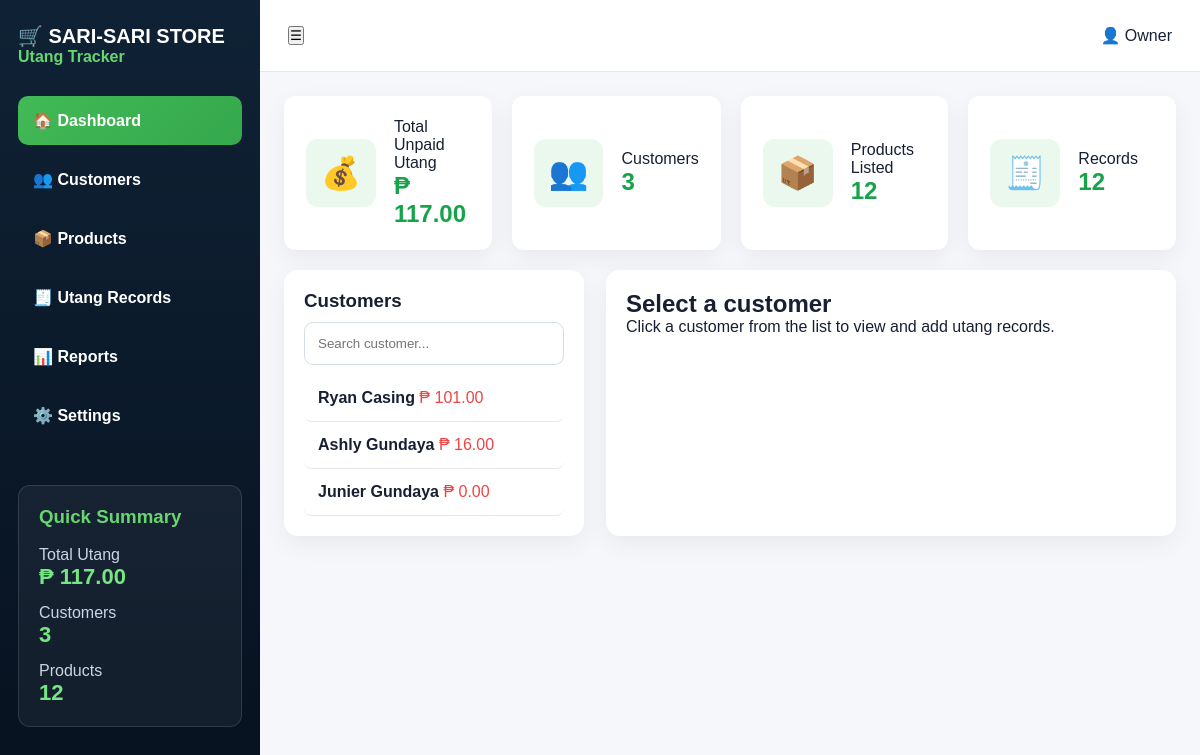
Before: / with the older database file.
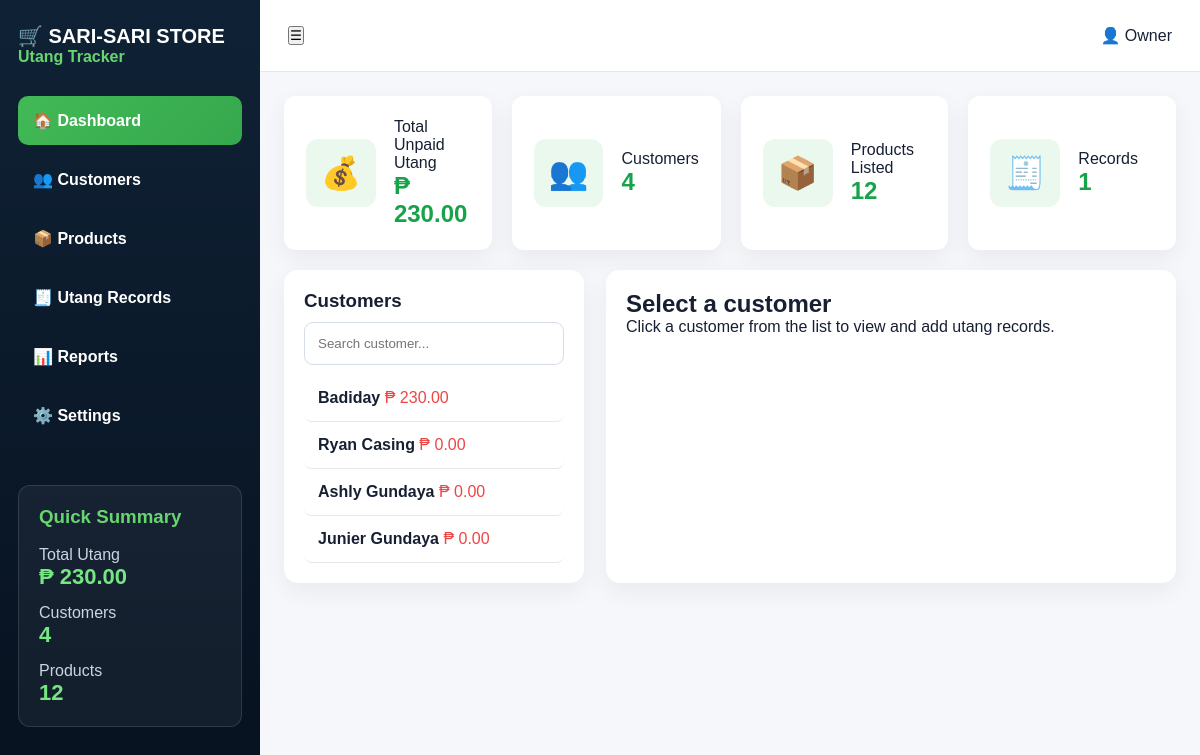
After: the same page with the newer database file.
### tables this page shows
CREATE TABLE customers (
        id INTEGER PRIMARY KEY AUTOINCREMENT,
        name TEXT NOT NULL
    );

### app.py (the view)
@app.route("/")
def dashboard():
    return render_template("index.html", **get_common_data("dashboard"))

### app.py (called while the page is built)
def get_db():
    return sqlite3.connect("database.db")

def get_customers(cursor):
    cursor.execute("""
        SELECT customers.id, customers.name,
        COALESCE(SUM(
            CASE WHEN utang.status='UNPAID' THEN utang.total ELSE 0 END
        ), 0)
        FROM customers
        LEFT JOIN utang ON customers.id = utang.customer_id
        GROUP BY customers.id, customers.name
        ORDER BY customers.id DESC
    """)
    return cursor.fetchall()

### templates/index.html (shortened to what the changed rows need)
<!DOCTYPE html>
<html lang="en">
<head>
  <link rel="stylesheet" href="{{ url_for('static', filename='style.css') }}">
</head>
<body>
<div class="app">
  <aside class="sidebar">
    <h2>🛒 SARI-SARI STORE</h2>
    <div class="summary">
      <h3>Quick Summary</h3>
      <p>Total Utang</p>
      <strong>₱ {{ "%.2f"|format(total_utang) }}</strong>
      <p>Customers</p>
      <strong>{{ customers|length }}</strong>
      <p>Products</p>
      <strong>{{ products|length }}</strong>
    </div>
  </aside>
  <main class="main">
    <section class="cards">
      <div class="stat">
        <div>
          <p>Total Unpaid Utang</p>
          <h2>₱ {{ "%.2f"|format(total_utang) }}</h2>
        </div>
      </div>
      <div class="stat">
        <div>
          <p>Customers</p>
          <h2>{{ customers|length }}</h2>
        </div>
      </div>
      <div class="stat">
        <div>
          <h2>{{ products|length }}</h2>
        </div>
      </div>
      <div class="stat">
        <div>
          <p>Records</p>
          <h2>{{ all_records|length }}</h2>
        </div>
      </div>
    </section>
    {% if page == "dashboard" %}
    <section class="content-grid">
      <div class="customer-panel">
        {% if customers %}
          {% for customer in customers %}
            <a href="/customer/{{ customer[0] }}"
               class="customer customer-item {% if selected_customer and selected_customer[0] == customer[0] %}active-customer{% endif %}">
              <strong>{{ customer[1] }}</strong>
              <span>₱ {{ "%.2f"|format(customer[2]) }}</span>
            </a>
          {% endfor %}
        {% else %}
          <p class="empty">No customers yet.</p>
        {% endif %}
      </div>
      <div class="details">
        {% if selected_customer %}
          <div class="details-head">
            <div>
              <h2>{{ selected_customer[1] }}</h2>
              <p>Total Unpaid Utang: <b>₱ {{ "%.2f"|format(selected_total) }}</b></p>
            </div>
            <div class="actions">
              <a href="/print/{{ selected_customer[0] }}" class="blue-btn">🖨 Print</a>
            </div>
          </div>
          <table>
            <thead>
              <tr>
                <th>Date</th>
                <th>Item</th>
                <th>Qty</th>
                <th>Price</th>
                <th>Total</th>
                <th>Status</th>
                <th>Action</th>
              </tr>
            </thead>
            <tbody>
              {% if utang_list %}
                {% for u in utang_list %}
                  <tr>
                    <td>{{ u[7] if u[7] else "-" }}</td>
                    <td>{{ u[2] }}</td>
                    <td>{{ u[3] }}</td>
                    <td>₱{{ "%.2f"|format(u[4]) }}</td>
                    <td>₱{{ "%.2f"|format(u[5]) }}</td>
                    <td>
                      <span class="badge {% if u[6] == 'PAID' %}paid{% else %}unpaid{% endif %}">
                        {{ u[6] }}
                      </span>
                    </td>
                    <td>
                      {% if u[6] == 'UNPAID' %}
                        <a href="/mark-paid/{{ u[0] }}/{{ selected_customer[0] }}"
                           onclick="return confirm('Mark this item as paid?')">✅</a>
                      {% else %}
                        <span class="paid-text">Paid</span>
                      {% endif %}
                      <a href="/edit-utang/{{ u[0] }}/{{ selected_customer[0] }}">✏️</a>
                      <a href="/delete-utang/{{ u[0] }}/{{ selected_customer[0] }}"
                         onclick="return confirm('Delete this utang record?')">🗑️</a>
                    </td>
                  </tr>
                {% endfor %}
              {% else %}
                <tr>
                  <td colspan="7">No utang records yet.</td>
                </tr>
              {% endif %}
            </tbody>
          </table>
          <div class="total-row">
            TOTAL UNPAID UTANG: <strong>₱ {{ "%.2f"|format(selected_total) }}</strong>
          </div>
          <div class="form-card">
            <h3>Add New Utang</h3>
            <form action="/add-utang" method="POST">
              <input type="hidden" name="customer_id" value="{{ selected_customer[0] }}">
              <div class="form-grid">
                <select name="item_name" id="itemSelect" required>
                  <option value="">Select item...</option>
                  {% for product in products %}
                    <option value="{{ product[1] }}" data-price="{{ product[2] }}">
                      {{ product[1] }}
                    </option>
                  {% endfor %}
                </select>
                <input type="number" name="quantity" id="quantityInput" value="1" min="1" required>
                <input type="text" name="price" id="priceInput" placeholder="Price" readonly required>
                <input type="text" name="total" id="totalInput" placeholder="Total" readonly required>
                <button class="green-btn" type="submit">Save Utang</button>
              </div>
            </form>
            <small>* Total is computed automatically</small>
          </div>
        {% else %}
          <div class="empty-state">
            <h2>Select a customer</h2>
          </div>
        {% endif %}
      </div>
    </section>
    {% endif %}
  </main>
</div>
</body>
</html>

Changed rows visible on the page:
added customers: name "Badiday", customer "230.00"
computed for customers "Ryan Casing": customer "101.00" → "0.00"
computed for customers "Ashly Gundaya": customer "16.00" → "0.00"
Other visible differences:
{{ "%.2f"|format(total_utang) }}: "117.00" → "230.00"
{{ customers|length }}: "3" → "4"
{{ all_records|length }}: "12" → "1"
